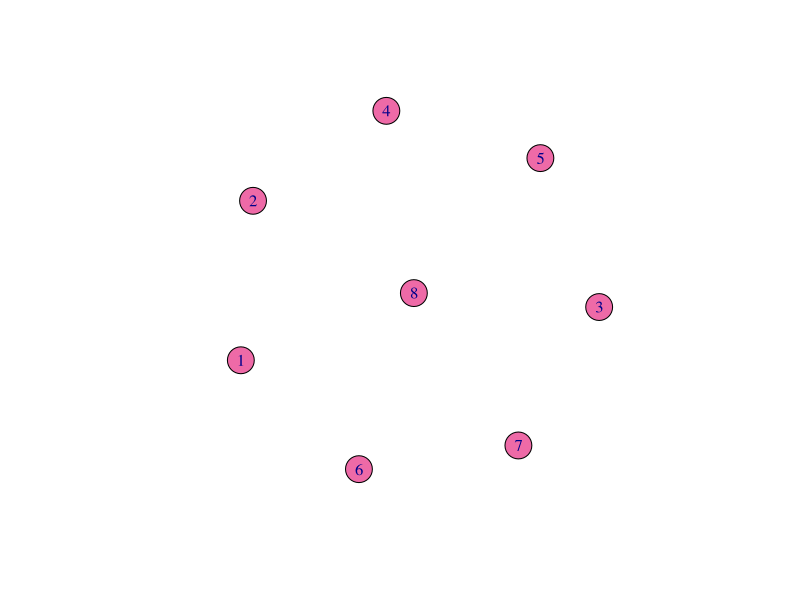
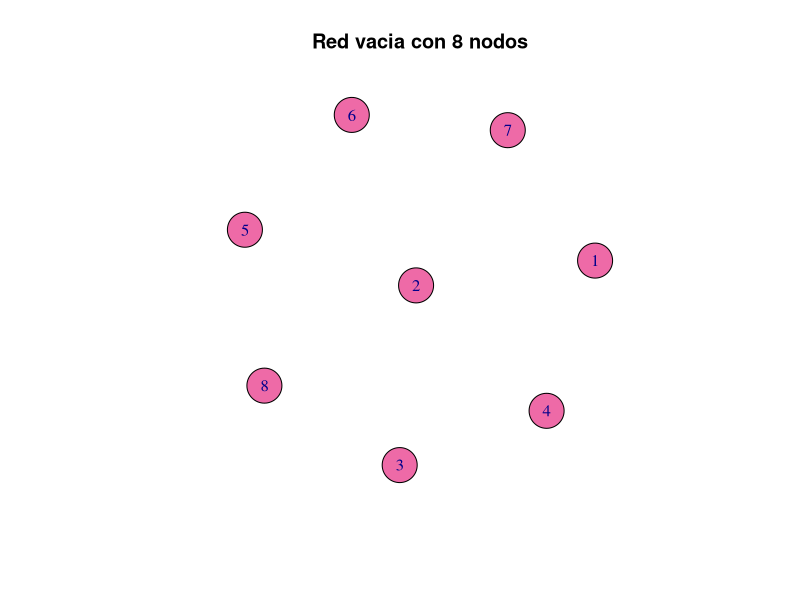
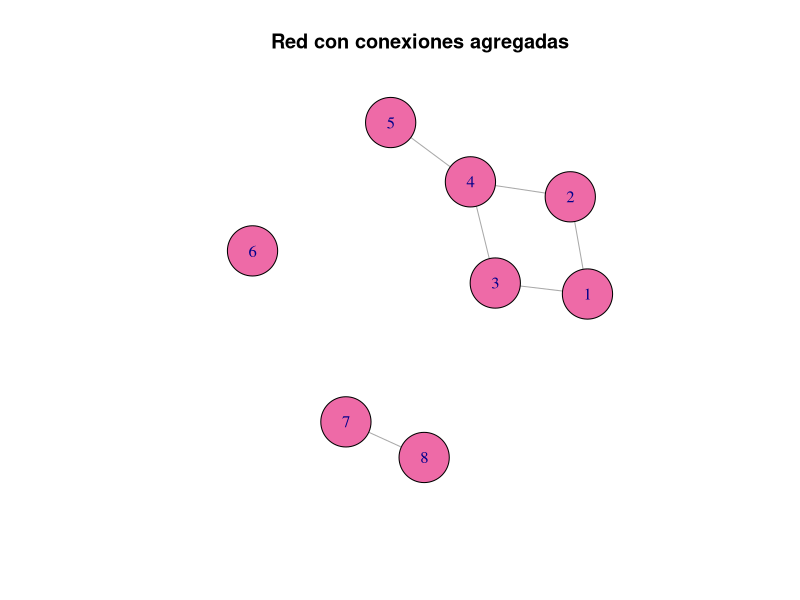
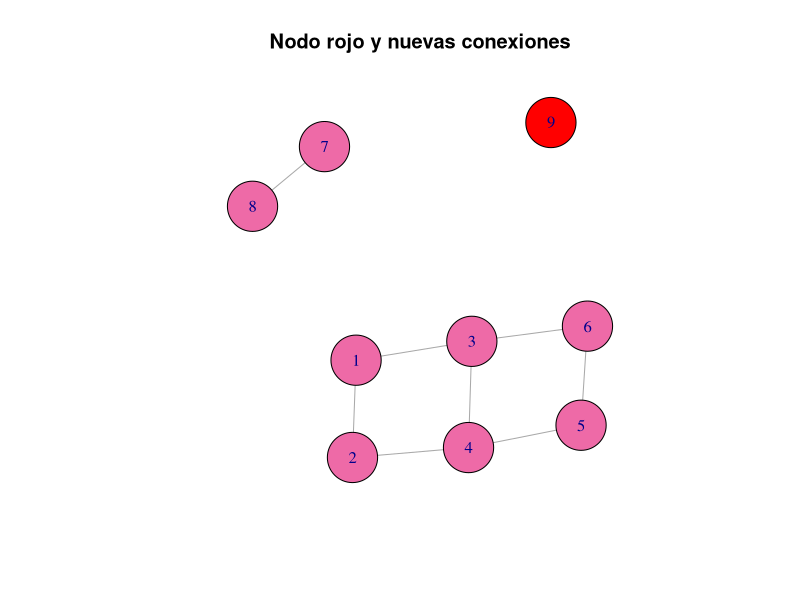
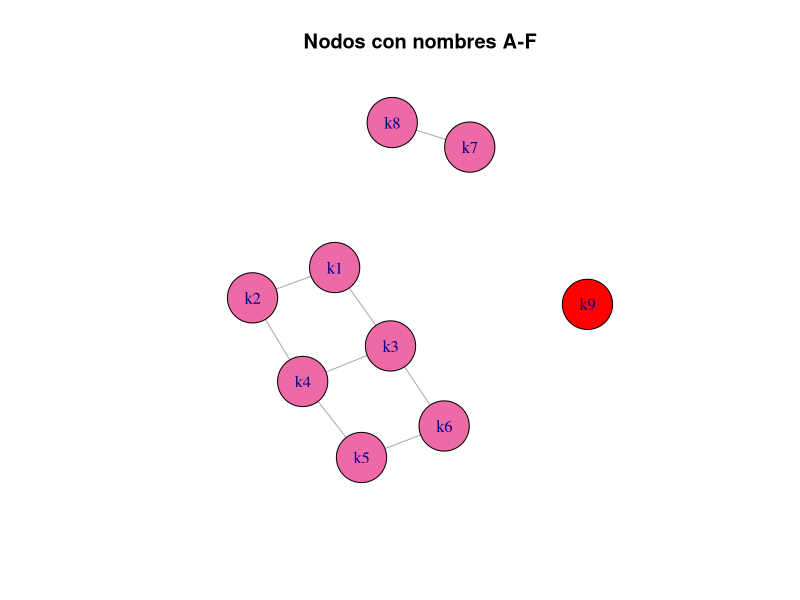
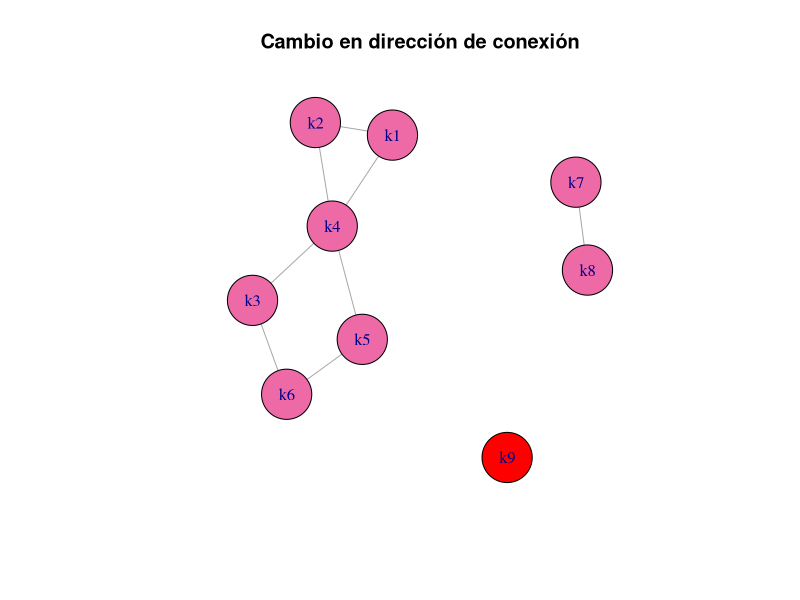
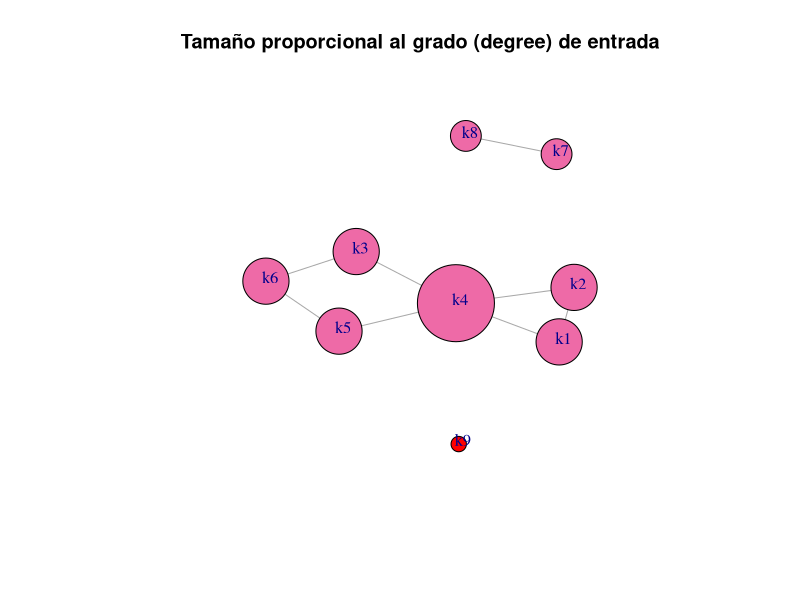
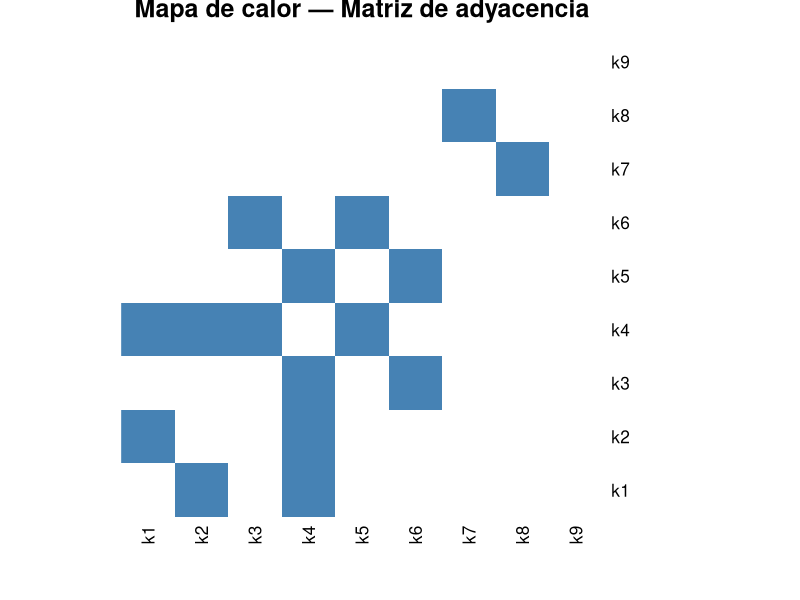

Source code (R) for these figures, in order: (Note: this script raises an error after producing the figures.)
install.packages ("igraph")
library (igraph)
# primero se tiene que cear un grafo vacio:

g <- make_empty_graph(n = 8, directed = FALSE)

# Asignar atributos visuales a los nodos
V(g)$color <- "hotpink2"
plot(g)
# Visualizar
plot(g, 
     main = "Red vacia con 8 nodos",
     vertex.size = 20)
     
#Agregar conexiones
     g <-add_edges(g, c(1,2, 1,3, 2,4, 3,4, 4,5, 7,8))
     
     plot(g, 
          main = "Red con conexiones agregadas",
          vertex.size = 30,
          edge.arrow.size = 0.6)
     
# Agregar un nodo nuevo con color rojo
     g <- add_vertices(g, 1, color = "red")
     
# Conectar el nuevo nodo (nodo 6)
     g <- add_edges(g, c(3,6, 6,5))
     
     plot(g, 
          main = "Nodo rojo y nuevas conexiones",
          vertex.size = 30,
          edge.arrow.size = 0.6)
     
   # Asignar nombres a los vertices
     V(g)$name <- c ("k1", "k2","k3", "k4", "k5", "k6", "k7", "k8", "k9")
     
     plot(g, 
          main = "Nodos con nombres A-F",
          vertex.size = 30,
          edge.arrow.size = 0.6)
     # Eliminar la segunda conexión (A→C) y agregar C→A
     g <- delete_edges(g, 2)
     g <- add_edges(g, c(4, 1))  # C → A
     
     plot(g, 
          main = "Cambio en dirección de conexión",
          vertex.size = 30,
          edge.arrow.size = 0.6)
     
     # grado (degree) total de cada nodo
     degree(g)
     #Visualizar el grado (degree)
     plot(g, 
          layout = layout_nicely(g),
          vertex.size = degree(g, mode = "in") * 10 + 10,
          vertex.label.dist = 0.5,
          edge.arrow.size = 0.5,
          main = "Tamaño proporcional al grado (degree) de entrada")     
     
     # Obtener la matriz de adyacencia, esta cuando no es dirigida esta es simétrica
     adj_mat <- as.matrix(get.adjacency(g))
     
     # Mostrar como tabla
     knitr::kable(adj_mat, caption = "Matriz de adyacencia de la red")
     
     #HEATMAP a partir de una matriz de adyacencia
     heatmap(adj_mat, 
             Rowv = NA, Colv = NA, 
             col = c("white", "steelblue"),
             main = "Mapa de calor — Matriz de adyacencia",
             scale = "none")

     
     #Red de estrella: 
     plot(make_star(10), 
          vertex.color = c("tomato", rep("gold", 9)),
          vertex.size = 20,
          main = "Red estrella")
     
     
     
     
     ## Ejercicio 1
#Ejercicio resuelto 1: Crea una red no dirigida de 7 nodos con colores aleatorios de una paleta, conéctalos formando una cadena (path), y visualiza el resultado.*
       
     #Crear un objeto grafo vacío 
     ej1 <- make_empty_graph(n=7, directed = FALSE)
     
     # Asignar atributos visuales a los nodos
     V(ej1)$color <- "hotpink2"
     plot(ej1)
     
     
     # Visualizar
     plot(ej1, 
          main = "Red vacia con 8 nodos",
          vertex.size = 20)
     
     #Agregar conexiones
     ej1<-add_edges(ej1, c(1,2, 2,3, 3,4, 4,5, 5,6, 6,7))
     
     plot(ej1, 
          main = "Red con conexiones agregadas",
          vertex.size = 30,
          edge.arrow.size = 0.6)
     
     
     
     # Ejercicio 2:  Construye manualmente una red donde los nodos representen 5 ciudades mexicanas y las conexiones indiquen si comparten frontera estatal. Muestra la matriz de adyacencia.
     
     ej2 <- make_empty_graph(n=5, directed = F)
     plot(ej2)     
     # Asignar nombres a los vertices
     V(ej2)$name <- c ("Queretaro", "Hidalgo","Guanajuato", "SLP", "CDMX")
     plot(ej2)
     
     #Agregar conexiones
     ej2 <-add_edges(ej2, c("Queretaro","Hidalgo", "Hidalgo","CDMX", "Hidalgo","Queretaro", "CDMX","Queretaro", "SLP", "Queretaro", "SLP", "Hidalgo", "Guanajuato", "Queretaro"))
     
     plot(ej2, 
          main = "Red con conexiones agregadas",
          vertex.size = 30,
          edge.arrow.size = 0.6)
     
     
     #Ejercicio 3: Ver con quien estas sentados:
     ej3 <- make_empty_graph(n=4, directed = F)
     V(ej3)$name <- c("Mayra", "Celina", "Mariana", "Gaby")

     plot(ej3)   
     ej3 <- add.edges(ej3, c("Mayra", "Celina", "Mariana", "Gaby"))
     plot(ej3, 
          main = "Red dependiendo de con quien te sientas",
          vertex.size = 30,
          edge.arrow.size = 0.6)
     
     EJ4 <- make_empty_graph(n=13, directed = F)
     V(EJ4)$name <- c("Alonso", "Mayra", "Celina", "Mariana", "Gaby", "Samuel", "Cesar", "Andy", "Pao", "Josue", "Leidy", "Diego", "Fer")
EJ4 <- add.edges(EJ4, c("Alonso","Celina", "Alonso","Mayra", "Mayra", "Josue", "Mayra","Mariana", "Mariana","Gaby", "Gaby", "Mayra", "Gaby", "Celina", "Mariana","Andy", "Andy", "Pao", "Pao","Cesar", "Cesar","Samuel", "Pao","Diego", "Diego","Fer", "Diego","Leidy", "Leidy","Josue"))   
plot(EJ4)



#EJERCICIOS CON PISTA:
#Ejercicio 1: Crea una red vacía de 7 nodos no dirigidos. Agrega conexiones para formar un triángulo entre los nodos 1, 2 y 3, y otro triángulo entre 5, 6 y 7. Conecta ambos triángulos con una conexión entre 3 y 5. Visualiza el resultado y calcula el grado (degree) de cada nodo.
EJ1 <- make_empty_graph(n=7, directed = F)
plot(EJ1)
EJ1 <- add.edges (EJ1, c(1,2, 1,3, 2,3, 3,4, 4,5, 5,6, 5,7, 6,7))
plot(EJ1)
degree(EJ1)

#
##########
#Ejercicio 2: Genera un make_tree() con 3 hijos por nodo y profundidad suficiente para tener al menos 40 nodos. ¿Cuántos nodos tiene exactamente? ¿Cuántas hojas (nodos con grado (degree) 1)?
##########
ath <-plot(make_tree(40, children = 3), 
     vertex.color = "hotpink4",
     vertex.size = 15,
     layout = layout_as_tree,
     main = "Árbol con tres hijitos")
# Tiene 40 nodos
degree(ath)


#Ejercicio 3: ¿Qué pasa si agregas un self-loop (conexión de un nodo a sí mismo) y una conexión duplicada? Crea una red, agrégalos, visualiza, y luego “limpia” la red con simplify(). Compara el antes y después.

EJ3 <- make_empty_graph (n=5, directed = F)
EJ3 <- add.edges(EJ3, c(1,1, 1,1, 1,1, 1,2, 2,1, 3,3, 3,4, 4,5 ))
plot(EJ3)

EJ3 <- simplify(EJ3, remove.multiple = T, remove.loops = T)
plot(EJ3)

#EJERCICIOS PROPUESTOS
#Crea una red estrella de 15 nodos. Calcula su grado (degree) máximo y mínimo. ¿Cuál es la densidad de conexiones (edge_density())?
Ej1 <- make_star (n=15)
plot(Ej1,
     vertex.color ="hotpink")                  
degree(Ej1)
edge_density(Ej1)

#Crea una función en R llamada resumen_red() que reciba un grafo g y devuelva un data frame con las columnas: nodo, grado_total, grado_entrada, grado_salida. Pruébala con una red dirigida de al menos 10 nodos.
resumen_red() <- function(g) 
  

  
Columnas <- c("Actores, Distancia")
Actores <- c("Alfredo Dosal", "Bryan Craston", "Gael García Bernal", "Diego Luna", "Matt Damon")
KBnumber <- c(2,2,3,3,2)
tabla <-cbind(Columnas,Actores,KBnumber)
 
